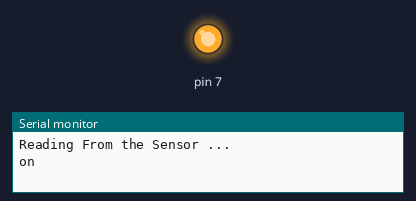
The sketch below on a simulated Arduino Uno, built with avr-gcc and run on an emulated ATmega328P. On the bench: output pins drawn as LEDs (lit = HIGH), the last lines printed to the serial monitor.

Above: at 4.5 s.
At 9.5 s:
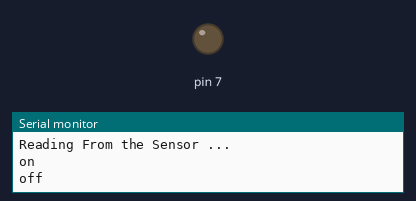
Timing chart, 0 to 15.0 s (numbered marks = the images above):
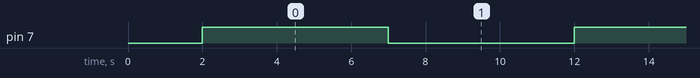

Measured:
- by itself, pin 7: alternates HIGH for 5.0 s and LOW for 5.0 s

The sketch:

sketch_pumpe.ino
```cpp
void setup() {

   pinMode(7,OUTPUT);
   Serial.begin(9600);
   Serial.println("Reading From the Sensor ...");
   delay(2000);
}

  void loop() {
  digitalWrite(7, HIGH);
  Serial.println("on");
  delay(5000);
  digitalWrite(7, LOW);
  Serial.println("off");
  delay(5000);
}
```
